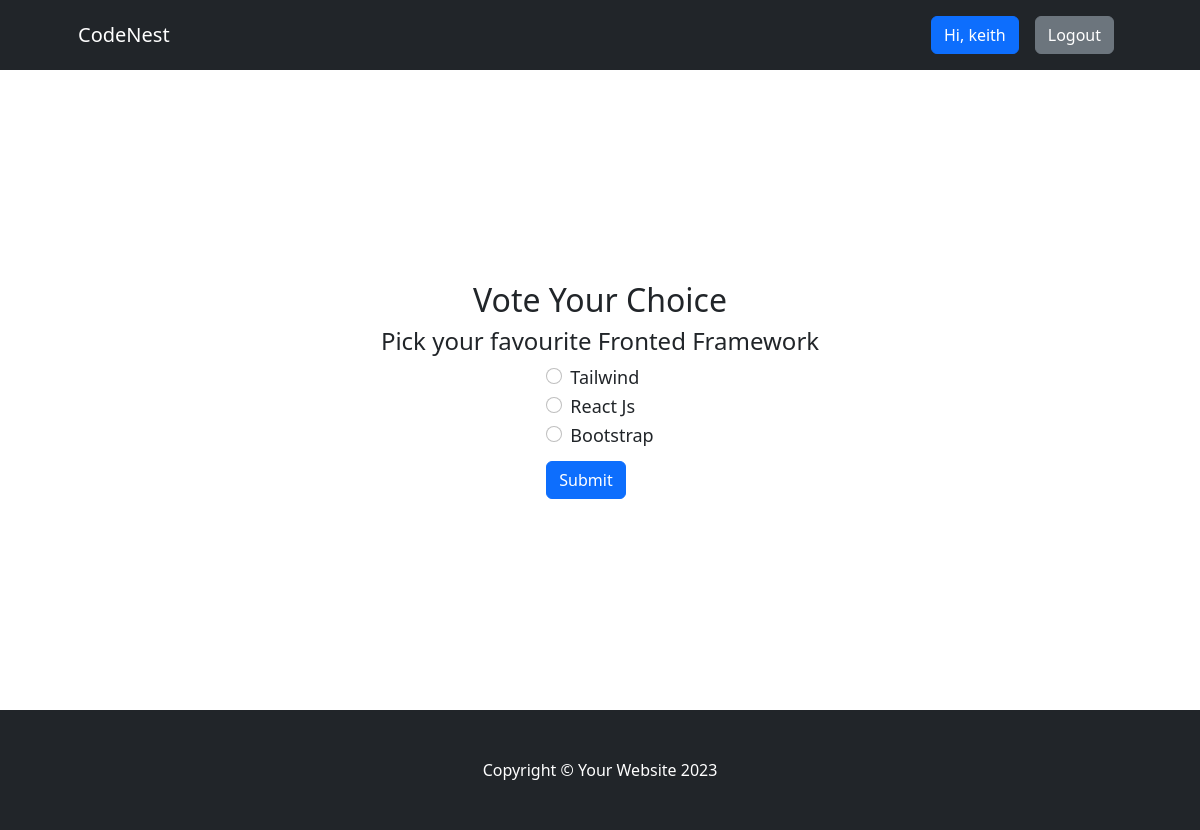
Screenshot of /vote/fronted-framework (signed in) with the database file from the repository.
### voteapp/models.py (models this page shows, shortened)
class Category(models.Model):
    title = models.CharField(max_length=200)
    slug = models.SlugField(blank=True, null=True)
    description = models.TextField(blank=True, null=True)
    total_vote = models.IntegerField(default=0)
    voters = models.ManyToManyField(User, blank=True)

class CategoryItem(models.Model):
    title = models.CharField(max_length=200)
    total_vote = models.IntegerField(default=0)
    category = models.ForeignKey(Category, on_delete=models.CASCADE, related_name="items")
    voters = models.ManyToManyField(User, blank=True)

### voteapp/views.py (the view, shortened to what this page needs)
# urls.py: path("vote/<str:slug>", views.detail, name="detail"),
@login_required(login_url="signin")
def detail(request, slug):
    category = Category.objects.get(slug=slug)
    categories = CategoryItem.objects.filter(category=category)
    msg = None
    if request.user.is_authenticated:
        if category.voters.filter(id=request.user.id).exists():
            msg = "voted"
    context = {"category": category, "categories": categories, "msg": msg}
    return render(request, "detail.html", context)

### voteapp/templates/detail.html (shortened to what this page needs)
{% extends 'base.html' %}
{% block content %}
<div class="container voteContainer">
    <h2>Vote Your Choice</h2>
    <h4>Pick your favourite {{category.title}}</h4>
    {% if msg  %}
    <div class="alert alert-primary" role="alert">
      You have already voted in this category
    </div>
     <a class="btn btn-primary btn-lg" href="{% url 'result' category.slug %}">See Result</a>
    {% else %}
    <form action="" method='POST'>
      {% for category in categories  %}
      <div class="form-check">
        <input class="form-check-input" type="radio" value="{{category.id}}" name="category_item" id="flexRadioDefault{{category.id}}" required>
        <label class="form-check-label" for="flexRadioDefault{{category.id}}">
          {{category.title}}
        </label>
      </div>
      {% endfor %}
    <button type="submit" class='btn btn-primary'>Submit</button>
  </form>
    {% endif %}
</div>
{% endblock content %}

### voteapp/templates/base.html (shortened to what this page needs)
<!DOCTYPE html>
{% load static %}
<html lang="en">
<head>
    <link href="https://cdn.jsdelivr.net/npm/bootstrap-icons@1.4.1/font/bootstrap-icons.css" rel="stylesheet" />
    <link rel="stylesheet" href="{% static 'css/bootstrap.css' %}">
    <link rel="stylesheet" href="{% static 'css/style.css' %}">
</head>
<body>
     <nav class="navbar navbar-expand-lg navbar-dark bg-dark">
        <div class="container px-lg-5">
            <a class="navbar-brand" href="{% url 'index'  %}">CodeNest</a>
            <div class="collapse navbar-collapse" id="navbarSupportedContent">
                <ul class="navbar-nav ms-auto mb-2 mb-lg-0">
                     {% if request.user.is_authenticated %}
                    <li class="nav-item"><a class="nav-link" href="#"><button class="btn btn-primary">Hi, {{request.user.username}}</button></a></li>
                     <li class="nav-item"><a class="nav-link" href="{% url 'signout' %}"><button class="btn btn-secondary">Logout</button></a></li>
                    {% else %}
                    <li class="nav-item"><a class="nav-link" href="{% url 'signin' %}"><button class="btn btn-primary">Login</button></a></li>
                    <li class="nav-item"><a class="nav-link" href="{% url 'signup' %}"><button class="btn btn-primary">SignUp</button></a></li>
                    {% endif %}
                </ul>
            </div>
        </div>
    </nav>
    {% block content %}
    {% endblock content %}
     <footer class="py-5 bg-dark">
        <div class="container"><p class="m-0 text-center text-white">Copyright &copy; Your Website 2023</p></div>
    </footer>
</body>
</html>

### voteapp/static/css/style.css (style rules this page uses)
* { box-sizing: border-box; }
.voteContainer { display: flex; flex-direction: column; align-items: center; justify-content: center; height: 80vh; padding: 10px 0px 0px 0px; }
.voteContainer button { margin: 10px 0px 10px 0px; }
.voteContainer label { font-size: 18px; font-weight: 500; }

### rows the page displays
Category: title "Fronted Framework"
CategoryItem: title "Tailwind"
CategoryItem: title "React Js"
CategoryItem: title "Bootstrap"

### other values shown
{{ request.user.username }} "keith"
